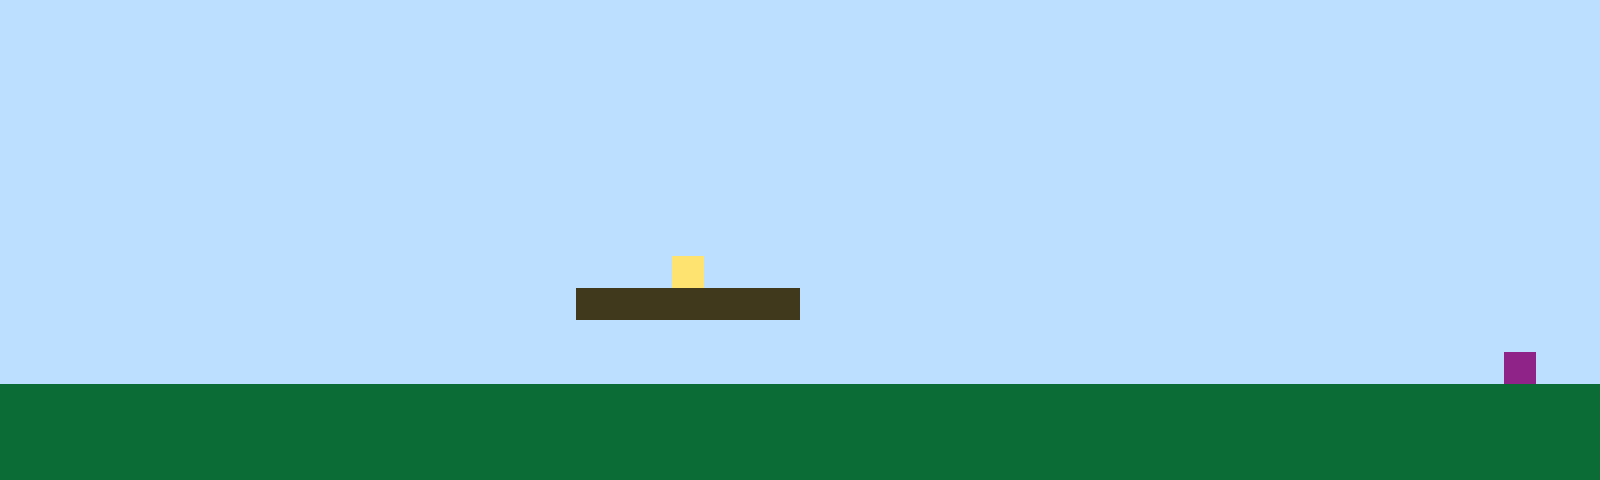

A level layout from a 2D game, rendered from its tile map. Below: a short description, then the map file with its tile-grid data intact:
An orthogonal 50x15 tile map with 32x32 px tiles, 1 tile layer (Tile Layer 1).

<map version="1.10" tiledversion="1.11.2" orientation="orthogonal" renderorder="right-up" width="50" height="15" tilewidth="32" tileheight="32" infinite="0" nextlayerid="2" nextobjectid="1"><editorsettings><export target="map1.csv" format="csv" /></editorsettings><tileset firstgid="1" name="sprites" tilewidth="32" tileheight="32" tilecount="6" columns="3"><image source="sprites.png" width="96" height="64" /></tileset><layer id="1" name="Tile Layer 1" width="50" height="15"><data encoding="csv">1,1,1,1,1,1,1,1,1,1,1,1,1,1,1,1,1,1,1,1,1,1,1,1,1,1,1,1,1,1,1,1,1,1,1,1,1,1,1,1,1,1,1,1,1,1,1,1,1,1,1,1,1,1,1,1,1,1,1,1,1,1,1,1,1,1,1,1,1,1,1,1,1,1,1,1,1,1,1,1,1,1,1,1,1,1,1,1,1,1,1,1,1,1,1,1,1,1,1,1,1,1,1,1,1,1,1,1,1,1,1,1,1,1,1,1,1,1,1,1,1,1,1,1,1,1,1,1,1,1,1,1,1,1,1,1,1,1,1,1,1,1,1,1,1,1,1,1,1,1,1,1,1,1,1,1,1,1,1,1,1,1,1,1,1,1,1,1,1,1,1,1,1,1,1,1,1,1,1,1,1,1,1,1,1,1,1,1,1,1,1,1,1,1,1,1,1,1,1,1,1,1,1,1,1,1,1,1,1,1,1,1,1,1,1,1,1,1,1,1,1,1,1,1,1,1,1,1,1,1,1,1,1,1,1,1,1,1,1,1,1,1,1,1,1,1,1,1,1,1,1,1,1,1,1,1,1,1,1,1,1,1,1,1,1,1,1,1,1,1,1,1,1,1,1,1,1,1,1,1,1,1,1,1,1,1,1,1,1,1,1,1,1,1,1,1,1,1,1,1,1,1,1,1,1,1,1,1,1,1,1,1,1,1,1,1,1,1,1,1,1,1,1,1,1,1,1,1,1,1,1,1,1,1,1,1,1,1,1,1,1,1,1,1,1,1,1,1,1,1,1,1,1,1,1,1,1,1,1,1,1,1,1,1,1,1,1,1,1,1,1,1,1,1,1,1,1,1,1,1,1,1,1,1,1,1,1,1,1,1,1,1,1,1,1,1,1,1,1,1,1,1,1,1,1,1,1,1,1,1,1,1,1,1,1,1,1,1,1,1,1,4,1,1,1,1,1,1,1,1,1,1,1,1,1,1,1,1,1,1,1,1,1,1,1,1,1,1,1,1,1,1,1,1,1,1,1,1,1,1,1,1,1,1,1,1,1,1,3,3,3,3,3,3,3,1,1,1,1,1,1,1,1,1,1,1,1,1,1,1,1,1,1,1,1,1,1,1,1,1,1,1,1,1,1,1,1,1,1,1,1,1,1,1,1,1,1,1,1,1,1,1,1,1,1,1,1,1,1,1,1,1,1,1,1,1,1,1,1,1,1,1,1,1,1,1,1,1,1,1,1,1,1,1,1,1,1,1,1,1,1,1,1,1,1,1,1,1,1,1,1,1,1,1,1,1,1,1,1,1,1,1,1,1,1,1,1,1,1,1,1,1,1,1,1,1,1,6,1,1,2,2,2,2,2,2,2,2,2,2,2,2,2,2,2,2,2,2,2,2,2,2,2,2,2,2,2,2,2,2,2,2,2,2,2,2,2,2,2,2,2,2,2,2,2,2,2,2,2,2,2,2,2,2,2,2,2,2,2,2,2,2,2,2,2,2,2,2,2,2,2,2,2,2,2,2,2,2,2,2,2,2,2,2,2,2,2,2,2,2,2,2,2,2,2,2,2,2,2,2,2,2,2,2,2,2,2,2,2,2,2,2,2,2,2,2,2,2,2,2,2,2,2,2,2,2,2,2,2,2,2,2,2,2,2,2,2,2,2,2,2,2,2,2,2,2,2,2,2,2</data></layer></map>
